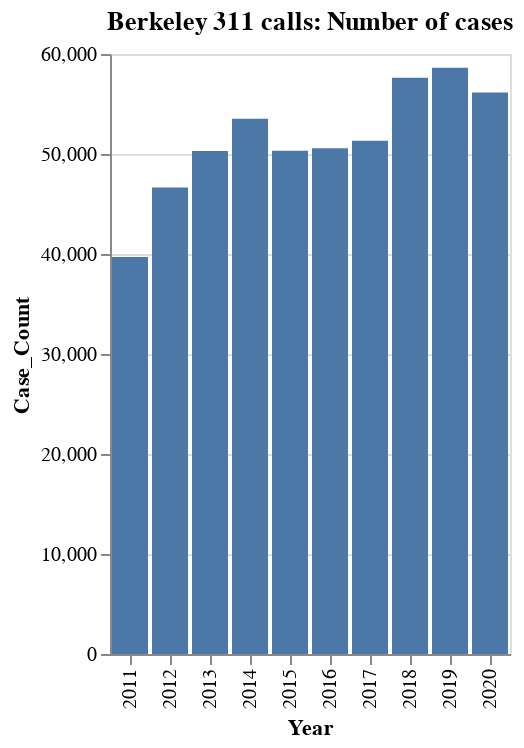

This figure's notebook cell:
### Markdown cell above
That's pretty cool, but **Year** shows up kind of weird. Let's make a very small alteration to the code.

Before you run the code below, notice that after `Year` there's a colon and an `O`. The `O` is shorthand for "ordinal," and tells Altair to treat `Year` as if it's a discrete quantity (a.k.a. integers), not a continuous quantity (e.g. a number with decimals).

### Code cell
alt.Chart(annual_cases).mark_bar().encode(
    x='Year:O',
    y='Case_Count'
).properties(
    title='Berkeley 311 calls: Number of cases'
)

### Figure 1 — Vega-Lite specification as saved in the notebook (floating-point values rounded to 4 significant figures)
{"config": {"view": {"continuousWidth": 400, "continuousHeight": 300}}, "data": {"name": "data-0b59504952f4a0ab6cd81a300d9c0438"}, "mark": "bar", "encoding": {"x": {"type": "ordinal", "field": "Year"}, "y": {"type": "quantitative", "field": "Case_Count"}}, "title": "Berkeley 311 calls: Number of cases", "$schema": "https://vega.github.io/schema/vega-lite/v4.8.1.json", "datasets": {"data-0b59504952f4a0ab6cd81a300d9c0438": [{"Year": 2011, "Case_Count": 39708}, {"Year": 2012, "Case_Count": 46643}, {"Year": 2013, "Case_Count": 50309}, {"Year": 2014, "Case_Count": 53531}, {"Year": 2015, "Case_Count": 50334}, {"Year": 2016, "Case_Count": 50573}, {"Year": 2017, "Case_Count": 51325}, {"Year": 2018, "Case_Count": 57636}, {"Year": 2019, "Case_Count": 58634}, {"Year": 2020, "Case_Count": 56144}]}}
